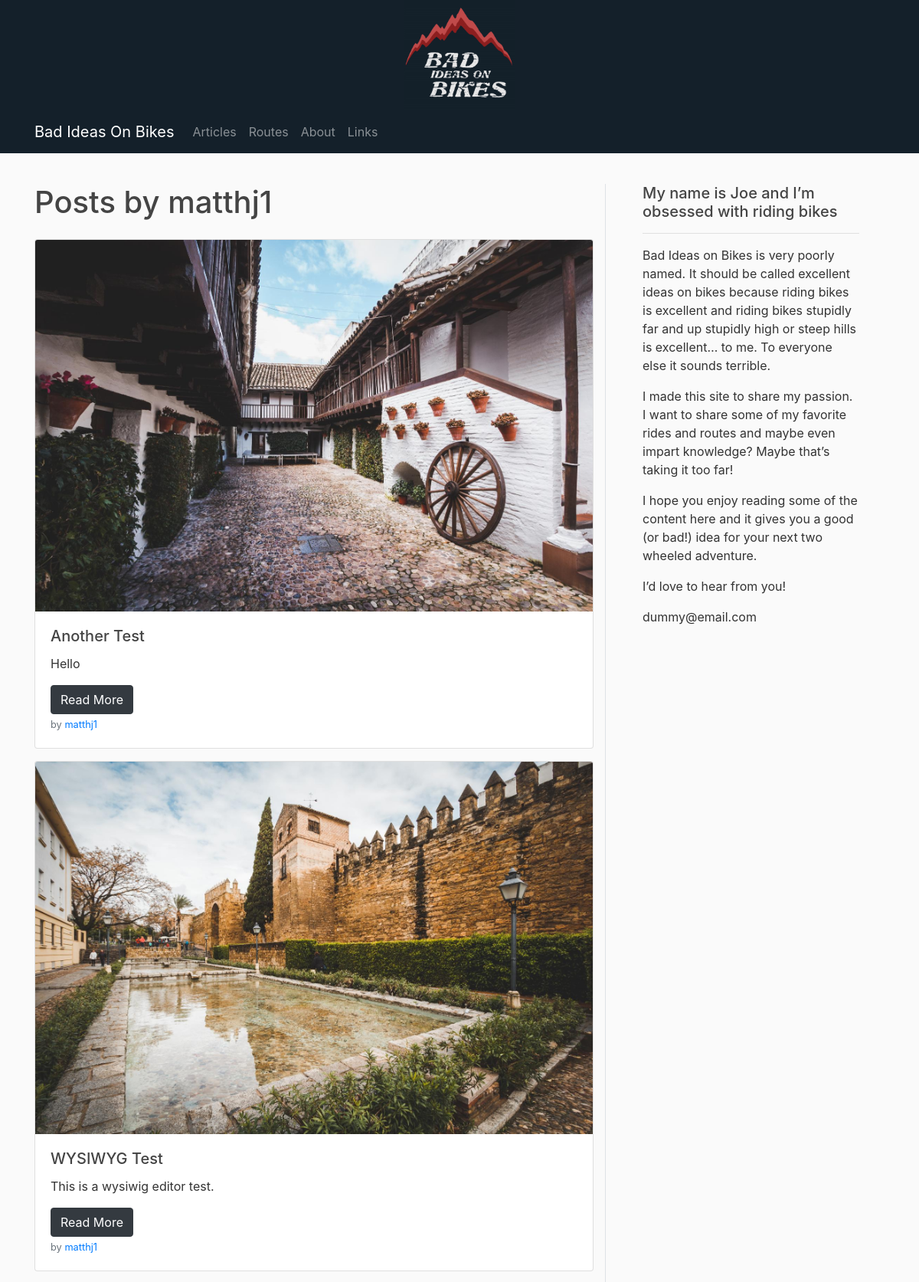
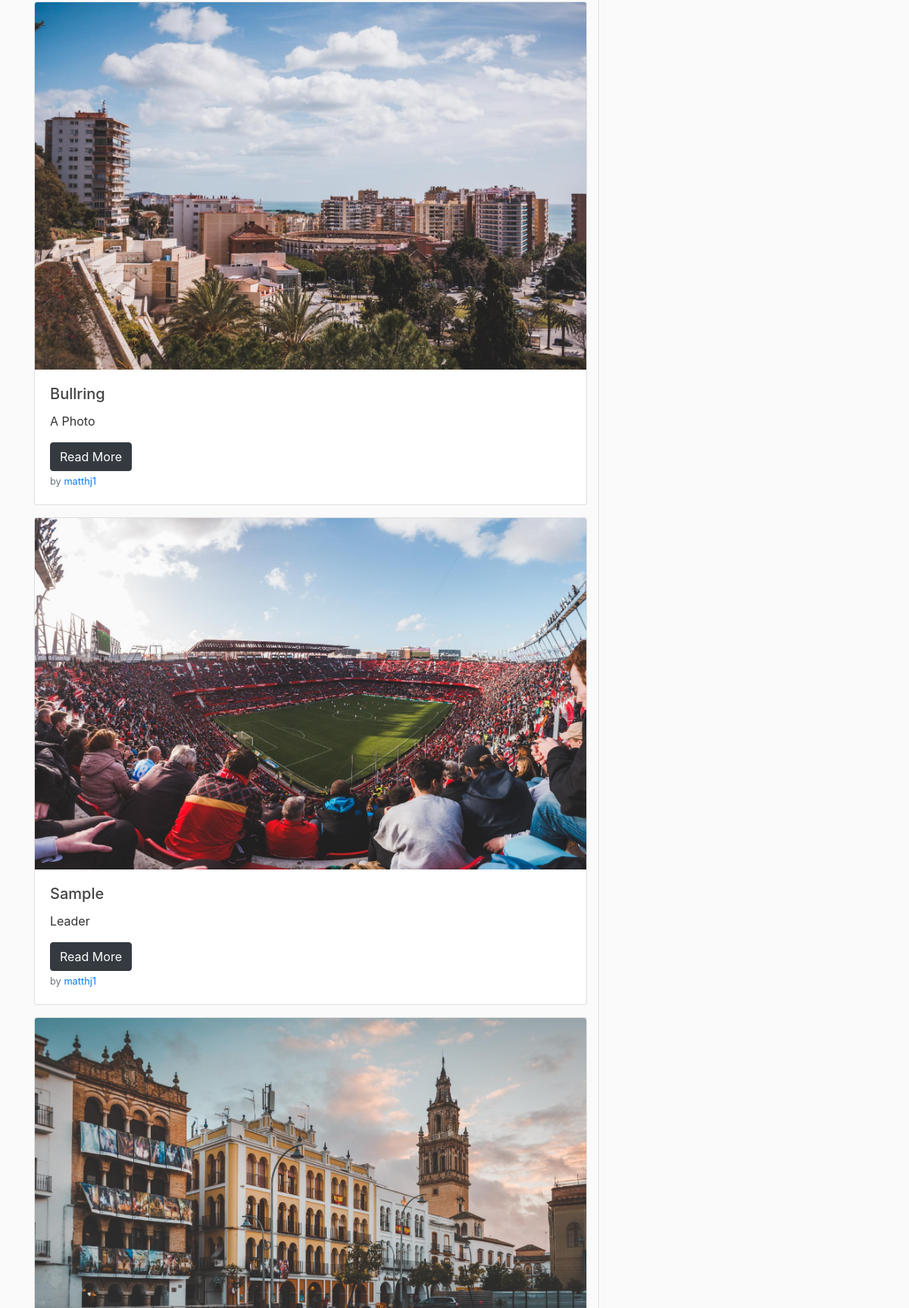
Page /user/matthj1 (upper part) on the committed database (2 pictures, top to bottom).
### flaskbiob/models.py (models this page shows, shortened)
class Users(db.Model, UserMixin):
    id = db.Column(db.Integer, primary_key=True)
    username = db.Column(db.String(20), unique=True, nullable=False)
    email = db.Column(db.String(100), unique=True, nullable=False)
    image_file = db.Column(db.String(20), nullable=False, default="default.png")
    password = db.Column(db.String(60), nullable=False)
    posts = db.relationship("Posts", backref="author", lazy=True)

class Posts(db.Model):
    id = db.Column(db.Integer, primary_key=True)
    title = db.Column(db.String(100), nullable=False)
    date = db.Column(db.DateTime, nullable=False, default=datetime.utcnow)
    leader = db.Column(db.Text, nullable=False)
    content = db.Column(db.Text, nullable=False)
    post_image = db.Column(db.String(100), nullable=False, default="default_post.jpg")
    user = db.Column(db.Integer, db.ForeignKey("users.id"), nullable=False)

### flaskbiob/users/routes.py (the view)
@users.route("/user/<string:username>")
def userpostPage(username):
    page = request.args.get("page", 1, type=int)
    user = Users.query.filter_by(username=username).first_or_404()
    posts = Posts.query.filter_by(author=user)\
        .order_by(Posts.date.desc())\
        .paginate(page=page, per_page=5)
    return render_template("User_Posts.html", posts=posts, user=user)

### flaskbiob/templates/User_Posts.html (shortened to what this page needs)
{% extends "BASE.html" %}
    {% block content %}
    <div class="row py-3">
        <div class="col" id="main">
            <h1 class="mb-4">Posts by {{ user.username }}</h1>
            {% for post in posts.items %}
            <div class="card mb-3">
              <img src="{{ url_for('static', filename='post_pics/' + post.post_image) }}" class="card-img-top" alt="...">
              <div class="card-body">
                <h5 class="card-title">{{ post.title }}</h5>
                <p class="card-text">{{ post.leader }}</p>
                  <a href="{{ url_for('posts.postPage', post_id = post.id) }}" class="btn btn-dark">Read More</a>
                  <p class="card-text"><small class="text-muted">by <a href="{{ url_for('users.userpostPage', username=post.author.username) }}">{{ post.author.username }}</a></small></p>
              </div>
            </div>
            {% endfor %}
        </div>
        <div class="col-4 order-2 px-5 border-left d-none d-lg-block pb-3" id="sticky-sidebar">
            <div class="sticky-top">
                <h5>My name is Joe and I’m obsessed with riding bikes</h5>
                <hr>
                <p>Bad Ideas on Bikes is very poorly named. It should be called excellent ideas on bikes because riding bikes is excellent and riding bikes stupidly far and up stupidly high or steep hills is excellent… to me. To everyone else it sounds terrible.</p>
                <p>I made this site to share my passion. I want to share some of my favorite rides and routes and maybe even impart knowledge? Maybe that’s taking it too far!</p>
                <p>I hope you enjoy reading some of the content here and it gives you a good (or bad!) idea for your next two wheeled adventure.</p>
                <p>I’d love to hear from you!</p>
                <p>dummy@email.com</p>
            </div>
        </div>
    </div>
    {% endblock content %}

### flaskbiob/static/main.css (style rules this page uses)
body { background: #fafafa; color: #333333; }
h1, h2, h3, h4, h5, h6 { color: #444444; }

### rows in the picture
Users: username "matthj1"
Posts: post_image (picture), title "Another Test", leader "Hello", author.username "matthj1"
Posts: post_image (picture), title "WYSIWYG Test", leader "This is a wysiwig editor test.", author.username "matthj1"
Posts: post_image (picture), title "Bullring", leader "A Photo", author.username "matthj1"
Posts: post_image (picture), title "Sample", leader "Leader", author.username "matthj1"
Posts: post_image (picture)
